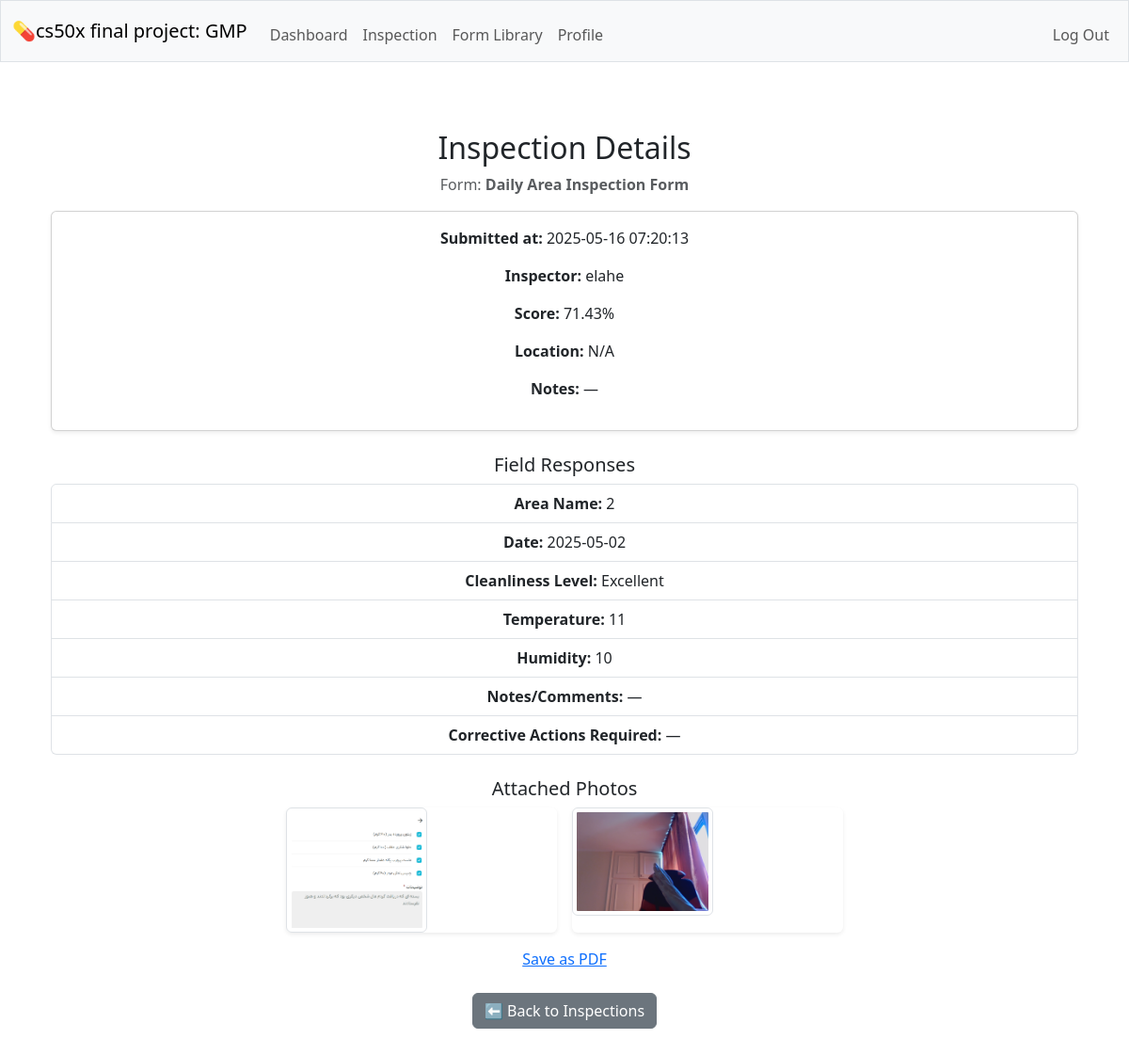
/inspection/27 (signed in), run on an earlier commit of the app's database.
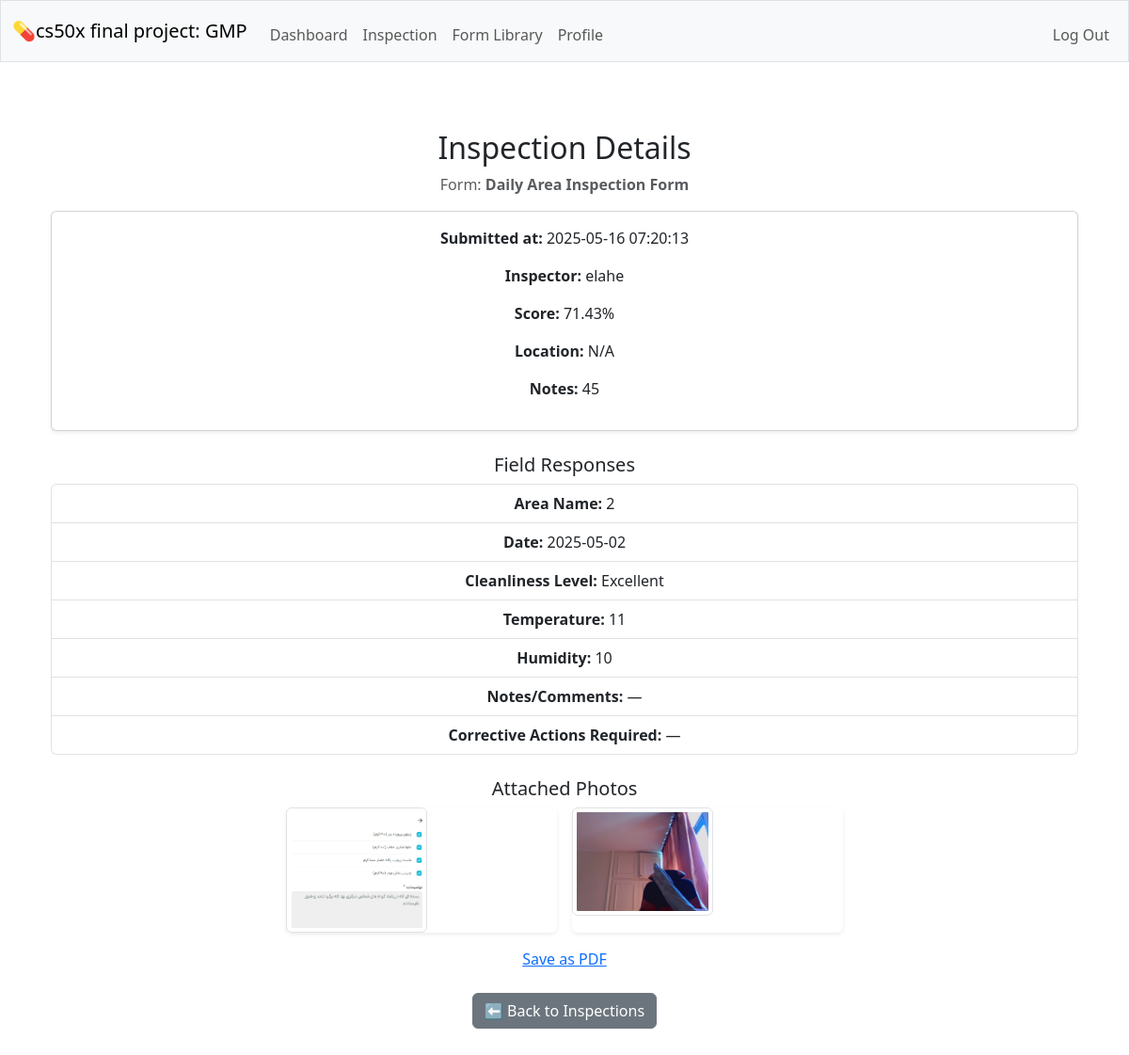
And on a later commit of the database.
### tables this page shows
CREATE TABLE forms (id INTEGER PRIMARY KEY AUTOINCREMENT NOT NULL, name TEXT NOT NULL UNIQUE, description TEXT NOT NULL, created_by INTEGER NOT NULL, FOREIGN KEY (created_by) REFERENCES users(id) );

CREATE TABLE inspections (id INTEGER PRIMARY KEY AUTOINCREMENT NOT NULL, form_id INTEGER NOT NULL, inspector_id INTEGER NOT NULL, submitted_at DATETIME DEFAULT CURRENT_TIMESTAMP, location TEXT,  notes TEXT,  score REAL, FOREIGN KEY (form_id) REFERENCES forms(id), FOREIGN KEY (inspector_id) REFERENCES users(id)
);

CREATE TABLE users (id INTEGER PRIMARY KEY AUTOINCREMENT NOT NULL, username TEXT NOT NULL UNIQUE, hash TEXT NOT NULL, role TEXT NOT NULL DEFAULT 'inspector', created_at DATETIME DEFAULT CURRENT_TIMESTAMP);

CREATE TABLE inspection_fields (id INTEGER PRIMARY KEY AUTOINCREMENT NOT NULL, inspection_id INTEGER NOT NULL, field_id INTEGER NOT NULL, value TEXT, comment TEXT, FOREIGN KEY (inspection_id) REFERENCES inspections(id), FOREIGN KEY (field_id) REFERENCES form_fields(id), UNIQUE(inspection_id, field_id));

CREATE TABLE form_fields (id INTEGER PRIMARY KEY AUTOINCREMENT NOT NULL, form_id INTEGER NOT NULL, label TEXT NOT NULL, field_type TEXT NOT NULL,  options TEXT, required BOOLEAN NOT NULL DEFAULT 1, display_order INTEGER DEFAULT 0,  FOREIGN KEY (form_id) REFERENCES forms(id) );

CREATE TABLE inspection_images (id INTEGER PRIMARY KEY AUTOINCREMENT, inspection_id INTEGER NOT NULL, filename TEXT NOT NULL, uploaded_at TIMESTAMP DEFAULT CURRENT_TIMESTAMP, FOREIGN KEY (inspection_id) REFERENCES inspections(id));

### app.py (the view)
@app.route("/inspection/<int:inspection_id>")
@login_required
def inspection_preview(inspection_id):
    inspection = db.execute("""
        SELECT i.*, f.name AS form_name, u.username AS inspector_name
        FROM inspections i
        JOIN forms f ON i.form_id = f.id
        JOIN users u ON i.inspector_id = u.id
        WHERE i.id = ?
    """, inspection_id)
    if not inspection:
        flash("Inspection not found.", "danger")
        return redirect("/inspection_show")
    inspection = inspection[0]
    fields = db.execute("""
        SELECT ff.label, ff.field_type, ifs.value
        FROM inspection_fields ifs
        JOIN form_fields ff ON ifs.field_id = ff.id
        WHERE ifs.inspection_id = ?
        ORDER BY ff.display_order ASC
    """, inspection_id)
    images = db.execute("SELECT * FROM inspection_images WHERE inspection_id = ?", inspection_id)
    return render_template("inspection_preview.html", inspection=inspection, fields=fields, images=images)

### helpers.py (called while the page is built)
def login_required(f):
    @wraps(f)
    def decorated_function(*args, **kwargs):
        if session.get("user_id") is None:
            return redirect("/login")
        return f(*args, **kwargs)
    return decorated_function

### templates/inspection_preview.html (shortened to what this page needs)
{% extends "layout.html" %}
{% block main %}
<div class="container mt-4">
    <h2>Inspection Details</h2>
    <p class="text-muted">Form: <strong>{{ inspection.form_name }}</strong></p>
    <div class="card mb-3 shadow-sm">
        <div class="card-body">
            <p><strong>Submitted at:</strong> {{ inspection.submitted_at }}</p>
            <p><strong>Inspector:</strong> {{ inspection.inspector_name }}</p>
            <p><strong>Score:</strong> {{ inspection.score or 'N/A' }}%</p>
            <p><strong>Location:</strong> {{ inspection.location or 'N/A' }}</p>
            <p><strong>Notes:</strong> {{ inspection.notes or '—' }}</p>
        </div>
    </div>
    <h5 class="mt-4">Field Responses</h5>
    <ul class="list-group mb-4">
        {% for field in fields %}
            <li class="list-group-item">
                <strong>{{ field.label }}:</strong> {{ field.value or '—' }}
            </li>
        {% endfor %}
    </ul>
    {% if images %}
        <h5 class="mt-4 text-center">Attached Photos</h5>
        <div class="d-flex flex-wrap justify-content-center gap-3">
        {% for image in images %}
            <div class="card border-0 shadow-sm" style="width: 18rem;">
                <img src="{{ url_for('static', filename='inspection_photos/' ~ image.filename) }}" alt="Photo" width="150" class="img-thumbnail">
            </div>
        {% endfor %}
    </div>
    {% else %}
        <p class="text-muted text-center">No photos attached to this inspection.</p>
    {% endif %}
    <div style="text-align: center; margin-top: 1rem;">
        <a href="{{ url_for('choose_folder', inspection_id=inspection.id) }}">Save as PDF</a>
    </div>
    <div class="mt-4">
        <a href="/inspection_show" class="btn btn-secondary">⬅ Back to Inspections</a>
    </div>
</div>
{% endblock %}

### templates/layout.html (shortened to what this page needs)
<!DOCTYPE html>
<html lang="en">
    <head>
        <link href="https://cdn.jsdelivr.net/npm/bootstrap@5.3.3/dist/css/bootstrap.min.css" rel="stylesheet">
        <link href="/static/styles.css" rel="stylesheet">
    </head>
    <body>
        <nav class="bg-light border navbar navbar-expand-md navbar-light">
            <div class="container-fluid">
                <a class="navbar-brand" href="/">💊cs50x final project: GMP</a>
                <div class="collapse navbar-collapse" id="navbar">
                    {% if session["user_id"] %}
                        <ul class="navbar-nav me-auto mt-2">
                            <li class="nav-item"><a class="nav-link" href="/dashboard">Dashboard</a></li>
                            <li class="nav-item"><a class="nav-link" href="/inspection_show">Inspection</a></li>
                            <li class="nav-item"><a class="nav-link" href="/forms_show">Form Library</a></li>
                            <li class="nav-item"><a class="nav-link" href="/profile">Profile</a></li>
                        </ul>
                        <ul class="navbar-nav ms-auto mt-2">
                            <li class="nav-item"><a class="nav-link" href="/logout">Log Out</a></li>
                        </ul>
                    {% else %}
                        <ul class="navbar-nav ms-auto mt-2">
                            <li class="nav-item"><a class="nav-link" href="/register">Register</a></li>
                            <li class="nav-item"><a class="nav-link" href="/login">Log In</a></li>
                        </ul>
                    {% endif %}
                </div>
            </div>
        </nav>
        <main class="container py-5 text-center">
            {% block main %}{% endblock %}
        </main>
    </body>
</html>

What changed in the data, as far as the page shows it:
changed inspections: notes "—" → "45"
